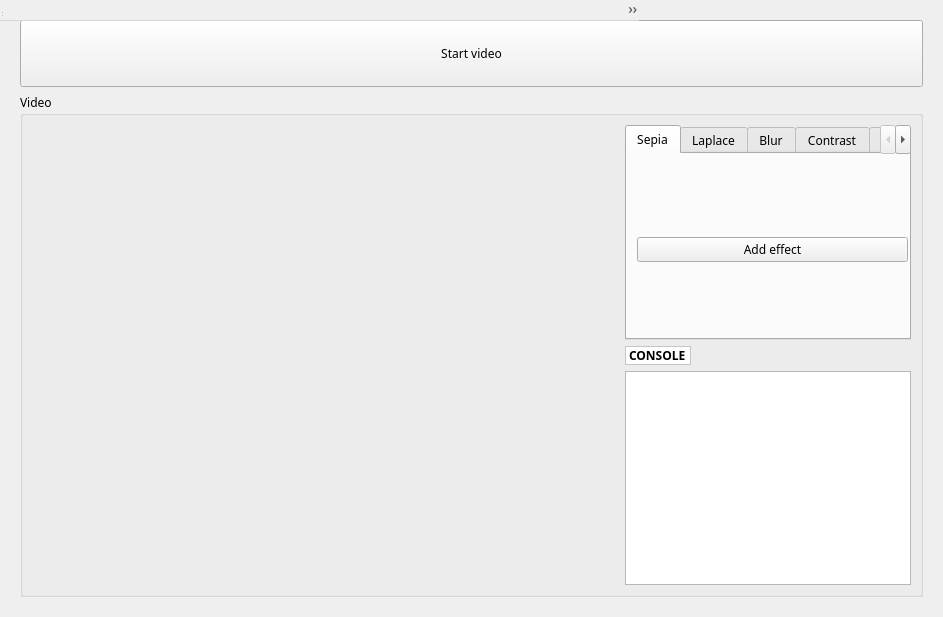
<?xml version="1.0" encoding="UTF-8"?>
<ui version="4.0">
 <class>MainWindow</class>
 <widget class="QWidget" name="MainWindow">
  <property name="geometry">
   <rect>
    <x>0</x>
    <y>0</y>
    <width>943</width>
    <height>617</height>
   </rect>
  </property>
  <property name="windowTitle">
   <string>MainWindow</string>
  </property>
  <property name="styleSheet">
   <string notr="true"/>
  </property>
  <layout class="QGridLayout" name="gridLayout">
   <item row="0" column="0">
    <widget class="QWidget" name="centralwidget" native="true">
     <layout class="QVBoxLayout" name="verticalLayout" stretch="1,6">
      <item>
       <widget class="QPushButton" name="startButton">
        <property name="sizePolicy">
         <sizepolicy hsizetype="Preferred" vsizetype="Preferred">
          <horstretch>0</horstretch>
          <verstretch>0</verstretch>
         </sizepolicy>
        </property>
        <property name="font">
         <font>
          <family>Bahnschrift</family>
         </font>
        </property>
        <property name="text">
         <string>Start video</string>
        </property>
       </widget>
      </item>
      <item>
       <widget class="QGroupBox" name="groupBox">
        <property name="sizePolicy">
         <sizepolicy hsizetype="Preferred" vsizetype="Preferred">
          <horstretch>0</horstretch>
          <verstretch>0</verstretch>
         </sizepolicy>
        </property>
        <property name="font">
         <font>
          <family>Bahnschrift</family>
         </font>
        </property>
        <property name="title">
         <string>Video</string>
        </property>
        <layout class="QHBoxLayout" name="horizontalLayout" stretch="0,1">
         <property name="sizeConstraint">
          <enum>QLayout::SetMaximumSize</enum>
         </property>
         <item>
          <layout class="QVBoxLayout" name="verticalLayout_5">
           <property name="sizeConstraint">
            <enum>QLayout::SetMaximumSize</enum>
           </property>
           <item>
            <widget class="QWidget" name="ImgWidget" native="true">
             <property name="sizePolicy">
              <sizepolicy hsizetype="Preferred" vsizetype="Preferred">
               <horstretch>0</horstretch>
               <verstretch>0</verstretch>
              </sizepolicy>
             </property>
             <property name="minimumSize">
              <size>
               <width>587</width>
               <height>460</height>
              </size>
             </property>
            </widget>
           </item>
          </layout>
         </item>
         <item>
          <layout class="QVBoxLayout" name="verticalLayout_2">
           <item>
            <widget class="QTabWidget" name="tabWidget">
             <property name="currentIndex">
              <number>0</number>
             </property>
             <widget class="QWidget" name="tab">
              <attribute name="title">
               <string>Sepia</string>
              </attribute>
              <widget class="QWidget" name="gridLayoutWidget">
               <property name="geometry">
                <rect>
                 <x>10</x>
                 <y>10</y>
                 <width>271</width>
                 <height>171</height>
                </rect>
               </property>
               <layout class="QGridLayout" name="gridLayout_2">
                <item row="0" column="0">
                 <widget class="QPushButton" name="pushButton">
                  <property name="text">
                   <string>Add effect</string>
                  </property>
                 </widget>
                </item>
               </layout>
              </widget>
             </widget>
             <widget class="QWidget" name="tab_2">
              <attribute name="title">
               <string>Laplace</string>
              </attribute>
              <widget class="QWidget" name="gridLayoutWidget_2">
               <property name="geometry">
                <rect>
                 <x>10</x>
                 <y>10</y>
                 <width>271</width>
                 <height>171</height>
                </rect>
               </property>
               <layout class="QGridLayout" name="gridLayout_3">
                <item row="0" column="0">
                 <widget class="QPushButton" name="pushButton_2">
                  <property name="text">
                   <string>Add effect</string>
                  </property>
                 </widget>
                </item>
               </layout>
              </widget>
             </widget>
             <widget class="QWidget" name="tab_3">
              <attribute name="title">
               <string>Blur</string>
              </attribute>
              <widget class="QWidget" name="gridLayoutWidget_3">
               <property name="geometry">
                <rect>
                 <x>10</x>
                 <y>30</y>
                 <width>271</width>
                 <height>121</height>
                </rect>
               </property>
               <layout class="QVBoxLayout" name="verticalLayout_3" stretch="2,1">
                <item>
                 <layout class="QFormLayout" name="formLayout">
                  <item row="1" column="1">
                   <widget class="QLineEdit" name="lineEdit"/>
                  </item>
                  <item row="1" column="0">
                   <widget class="QLabel" name="label_2">
                    <property name="text">
                     <string>Width</string>
                    </property>
                   </widget>
                  </item>
                  <item row="2" column="0">
                   <widget class="QLabel" name="label_3">
                    <property name="text">
                     <string>Height</string>
                    </property>
                   </widget>
                  </item>
                  <item row="2" column="1">
                   <widget class="QLineEdit" name="lineEdit_2"/>
                  </item>
                 </layout>
                </item>
                <item>
                 <widget class="QPushButton" name="pushButton_3">
                  <property name="sizePolicy">
                   <sizepolicy hsizetype="Preferred" vsizetype="Preferred">
                    <horstretch>0</horstretch>
                    <verstretch>0</verstretch>
                   </sizepolicy>
                  </property>
                  <property name="text">
                   <string>Add effect</string>
                  </property>
                 </widget>
                </item>
               </layout>
              </widget>
             </widget>
             <widget class="QWidget" name="tab_4">
              <attribute name="title">
               <string>Contrast</string>
              </attribute>
              <widget class="QWidget" name="gridLayoutWidget_4">
               <property name="geometry">
                <rect>
                 <x>10</x>
                 <y>30</y>
                 <width>271</width>
                 <height>131</height>
                </rect>
               </property>
               <layout class="QVBoxLayout" name="verticalLayout_4" stretch="2,1">
                <item>
                 <layout class="QFormLayout" name="formLayout_2">
                  <item row="1" column="1">
                   <widget class="QLineEdit" name="lineEdit_3"/>
                  </item>
                  <item row="1" column="0">
                   <widget class="QLabel" name="label_4">
                    <property name="text">
                     <string>Width</string>
                    </property>
                   </widget>
                  </item>
                  <item row="2" column="0">
                   <widget class="QLabel" name="label_5">
                    <property name="text">
                     <string>Height</string>
                    </property>
                   </widget>
                  </item>
                  <item row="2" column="1">
                   <widget class="QLineEdit" name="lineEdit_4"/>
                  </item>
                  <item row="3" column="0">
                   <widget class="QLabel" name="label_6">
                    <property name="text">
                     <string>Power</string>
                    </property>
                   </widget>
                  </item>
                  <item row="3" column="1">
                   <widget class="QSlider" name="horizontalSlider">
                    <property name="minimum">
                     <number>1</number>
                    </property>
                    <property name="maximum">
                     <number>20</number>
                    </property>
                    <property name="orientation">
                     <enum>Qt::Horizontal</enum>
                    </property>
                    <property name="tickInterval">
                     <number>1</number>
                    </property>
                   </widget>
                  </item>
                 </layout>
                </item>
                <item>
                 <widget class="QPushButton" name="pushButton_4">
                  <property name="sizePolicy">
                   <sizepolicy hsizetype="Preferred" vsizetype="Preferred">
                    <horstretch>0</horstretch>
                    <verstretch>0</verstretch>
                   </sizepolicy>
                  </property>
                  <property name="text">
                   <string>Add effect</string>
                  </property>
                 </widget>
                </item>
               </layout>
              </widget>
             </widget>
             <widget class="QWidget" name="tab_5">
              <attribute name="title">
               <string>DarWhit</string>
              </attribute>
              <widget class="QWidget" name="gridLayoutWidget_5">
               <property name="geometry">
                <rect>
                 <x>10</x>
                 <y>10</y>
                 <width>271</width>
                 <height>171</height>
                </rect>
               </property>
               <layout class="QGridLayout" name="gridLayout_4">
                <item row="0" column="0">
                 <widget class="QPushButton" name="pushButton_5">
                  <property name="text">
                   <string>Add effect</string>
                  </property>
                 </widget>
                </item>
               </layout>
              </widget>
             </widget>
            </widget>
           </item>
           <item>
            <widget class="QLabel" name="label">
             <property name="sizePolicy">
              <sizepolicy hsizetype="Fixed" vsizetype="Preferred">
               <horstretch>0</horstretch>
               <verstretch>0</verstretch>
              </sizepolicy>
             </property>
             <property name="font">
              <font>
               <family>Bahnschrift</family>
               <weight>75</weight>
               <bold>true</bold>
              </font>
             </property>
             <property name="styleSheet">
              <string notr="true">background-color: rgb(255, 255, 255);</string>
             </property>
             <property name="frameShape">
              <enum>QFrame::StyledPanel</enum>
             </property>
             <property name="frameShadow">
              <enum>QFrame::Sunken</enum>
             </property>
             <property name="text">
              <string>CONSOLE</string>
             </property>
            </widget>
           </item>
           <item>
            <widget class="QListWidget" name="listWidget"/>
           </item>
          </layout>
         </item>
        </layout>
       </widget>
      </item>
     </layout>
    </widget>
   </item>
  </layout>
  <widget class="QMenuBar" name="menubar">
   <property name="geometry">
    <rect>
     <x>0</x>
     <y>0</y>
     <width>639</width>
     <height>21</height>
    </rect>
   </property>
   <property name="sizePolicy">
    <sizepolicy hsizetype="Preferred" vsizetype="Preferred">
     <horstretch>0</horstretch>
     <verstretch>0</verstretch>
    </sizepolicy>
   </property>
   <property name="font">
    <font>
     <family>Bahnschrift</family>
    </font>
   </property>
   <widget class="QMenu" name="menuBackend">
    <property name="title">
     <string>Wybierz Backend</string>
    </property>
    <addaction name="separator"/>
    <addaction name="actionDomy_lne_W_tki"/>
    <addaction name="actionOpenMP"/>
    <addaction name="actionMPI"/>
    <addaction name="actionCUDA"/>
   </widget>
   <addaction name="menuBackend"/>
  </widget>
  <widget class="QStatusBar" name="statusbar">
   <property name="geometry">
    <rect>
     <x>0</x>
     <y>0</y>
     <width>3</width>
     <height>18</height>
    </rect>
   </property>
  </widget>
  <action name="actionDomy_lne_W_tki">
   <property name="text">
    <string>Domyslny</string>
   </property>
   <property name="font">
    <font>
     <family>Bahnschrift</family>
    </font>
   </property>
  </action>
  <action name="actionOpenMP">
   <property name="text">
    <string>OpenMP</string>
   </property>
  </action>
  <action name="actionMPI">
   <property name="text">
    <string>MPI</string>
   </property>
  </action>
  <action name="actionCUDA">
   <property name="text">
    <string>CUDA</string>
   </property>
  </action>
 </widget>
 <resources/>
 <connections/>
</ui>
